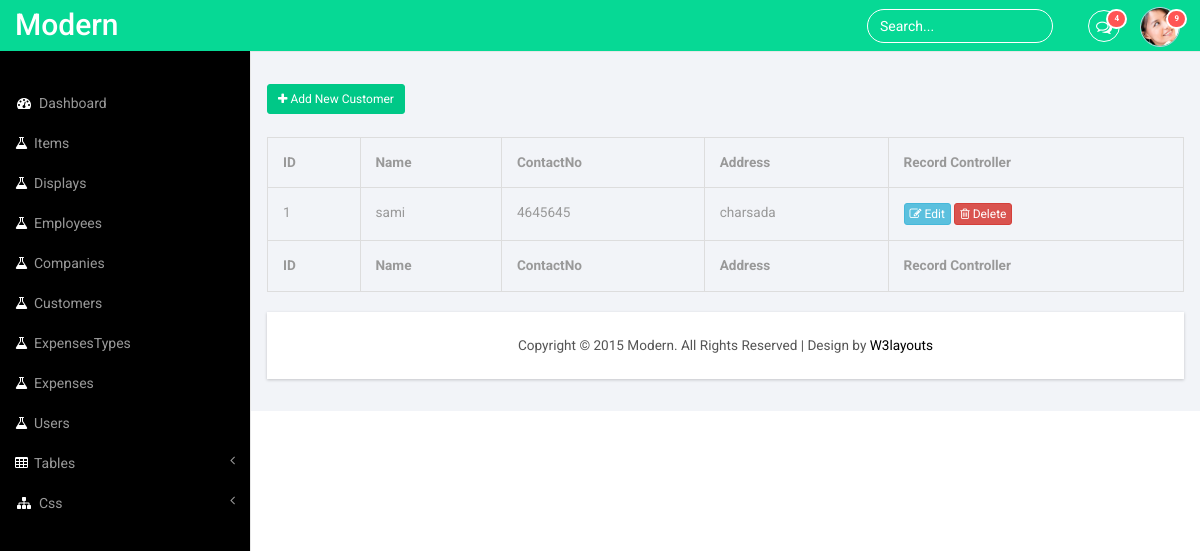
The page /index.php/backend/show_customers on the database its author committed.
### tables this page shows
CREATE TABLE `customers` (
  `ID` int(11) NOT NULL,
  `Name` varchar(100) NOT NULL,
  `ContactNo` varchar(50) NOT NULL,
  `Address` varchar(500) NOT NULL
);

### application/controllers/Backend.php (called while the page is built, shortened)
<?php
class Backend extends CI_Controller {
	public function show_customers()
	{
		$data['customers']=$this->customers_m->getAll();
		$this->load->view('backend_view/customers',$data);
	}
}

### index.php (called while the page is built, shortened)
<?php
require_once BASEPATH.'core/CodeIgniter.php';

### application/models/customers_m.php (called while the page is built, shortened)
<?php
class Customers_m extends CI_Model{
	public function getAll()
	{
		return $this->db->get('customers')->result();
	}
}
?>

### application/views/backend_view/customers.php (the view, shortened to what this page needs)
<body>
        <div id="page-wrapper">
        <div class="graphs">
     <button type="button" class="btn btn_5 btn-sm btn-primary" data-toggle="modal" data-target="#myModal"><i class="fa  fa-plus"></i> Add New Customer</button>
      <br>
       <div class="table-responsive">
      <table class="table table-bordered">
        <thead>
          <tr>
            <th>ID</th>
            <th>Name</th>
            <th>ContactNo  </th>
            <th>Address</th>
            <th>Record Controller</th>
          </tr>
        </thead>
        <tbody>
          <?php
                      foreach($customers as $each)
                      {
                       echo "<tr>
                        <td>$each->ID</td>
                        <td>$each->Name</td>
                        <td>$each->ContactNo</td>
                        <td>$each->Address</td>
                        <td><a href='".base_url("backend/edit_customers/$each->ID")."' class='btn  btn-info btn-xs'><i class='fa  fa-edit'></i> Edit</a>
                        <a onclick=\"return confirm('Are you sure to delete this record?')\" href='".base_url("backend/delete_customers/$each->ID")."'class='btn  btn-danger btn-xs'><i class='fa fa-trash-o'></i> Delete</a></td>
                      </tr>";
                      }
                      ?>
        </tbody>
        <tfoot>
              <tr>
            <th>ID</th>
            <th>Name</th>
            <th>ContactNo  </th>
            <th>Address</th>
            <th>Record Controller</th>
          </tr>
        </tfoot>
      </table>
    </div>

### rows shown on the page
customers: ID "1", Name "sami", ContactNo "4645645", Address "charsada"
